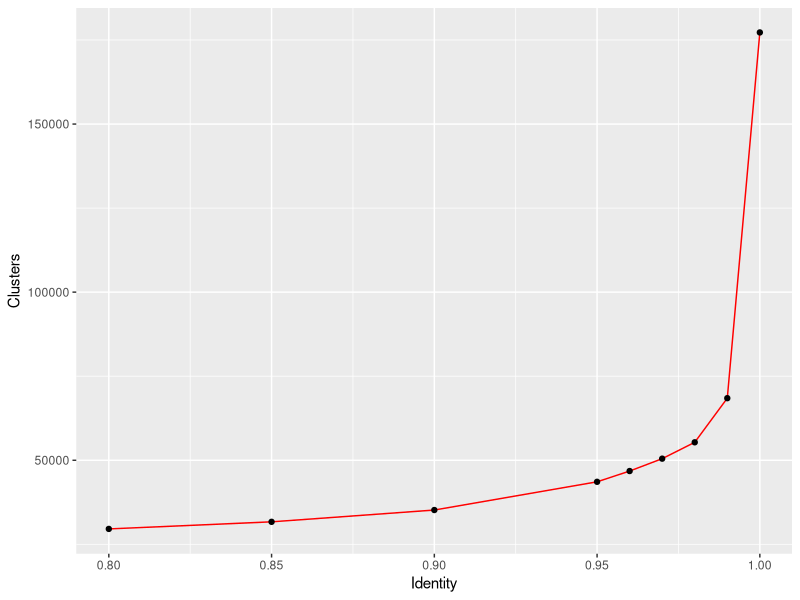

Write R code to recreate this figure.
library(ggplot2)
df<-data.frame(Identity=c(1,0.99,0.98,0.97,0.96,0.95,0.9,0.85,0.8),Clusters=c(177248,68461,55336,50473,46791,43588,35193,31684,29576))
head(df)
# Change the color
ggplot(data=df, aes(x=Identity, y=Clusters, group=1)) +
  geom_line(color="red")+
  geom_point()

